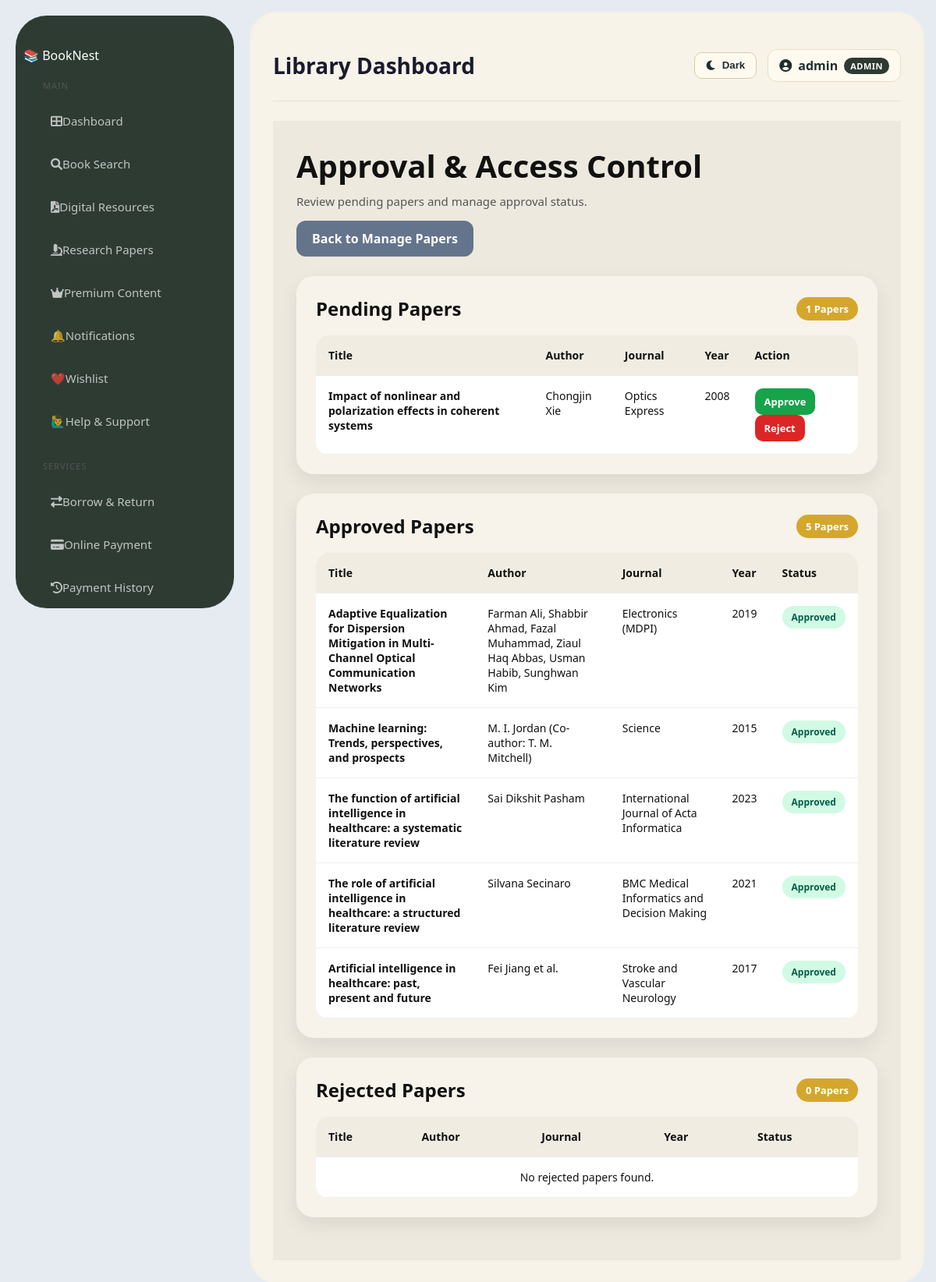
/librarian/research-papers/approval/ (signed in), run on the app's committed database.
### library/models.py (models this page shows, shortened)
class User(AbstractUser):
    ADMIN = 'admin'
    LIBRARIAN = 'librarian'
    REGULAR_USER = 'user'
    ROLE_CHOICES = [
        (ADMIN, 'Administrator'),
        (LIBRARIAN, 'Librarian'),
        (REGULAR_USER, 'Regular User'),
    ]
    role = models.CharField(max_length=20, choices=ROLE_CHOICES, default=REGULAR_USER)
    phone = models.CharField(max_length=15, null=True, blank=True)
    profile_picture = models.ImageField(upload_to='profiles/', null=True, blank=True)
    date_of_birth = models.DateField(null=True, blank=True)
    bio = models.TextField(null=True, blank=True)
    def get_full_name(self):
        if self.first_name and self.last_name:
            return f"{self.first_name} {self.last_name}"
        return self.username

class ResearchPaper(models.Model):
    STATUS_CHOICES = [
        ('pending', 'Pending'),
        ('approved', 'Approved'),
        ('rejected', 'Rejected'),
    ]
    title = models.CharField(max_length=200)
    author = models.CharField(max_length=200)
    journal = models.CharField(max_length=200)
    year = models.PositiveIntegerField()
    abstract = models.TextField(blank=True, null=True)
    paper_file = models.FileField(upload_to='research_papers/')
    status = models.CharField(max_length=20, choices=STATUS_CHOICES, default='pending')
    uploaded_by = models.ForeignKey(User, on_delete=models.CASCADE)
    uploaded_at = models.DateTimeField(auto_now_add=True)

### library/views.py (the view)
# urls.py: path('librarian/research-papers/approval/', views.approval_access_control, name='approval_access_control'),
@login_required
@user_passes_test(is_librarian_or_admin, login_url='/')
def approval_access_control(request):
    pending_papers = ResearchPaper.objects.filter(status='pending').order_by('-uploaded_at')
    approved_papers = ResearchPaper.objects.filter(status='approved').order_by('-uploaded_at')
    rejected_papers = ResearchPaper.objects.filter(status='rejected').order_by('-uploaded_at')
    return render(request, 'library/approval_access_control.html', {
        'pending_papers': pending_papers,
        'approved_papers': approved_papers,
        'rejected_papers': rejected_papers,
    })

### library/views.py (called while the page is built)
def is_librarian_or_admin(user):
    return user.is_authenticated and (
        user.role in [User.LIBRARIAN, User.ADMIN] or user.is_superuser
    )

### library/templates/library/approval_access_control.html (shortened to what this page needs)
{% extends 'library/base.html' %}
{% block content %}
<div class="approval-page">
    <div class="approval-header">
        <div class="approval-title">
            <h1>Approval & Access Control</h1>
            <p>Review pending papers and manage approval status.</p>
        </div>
        <div>
            <a href="{% url 'manage_research_papers' %}" class="btn-gray">Back to Manage Papers</a>
        </div>
    </div>
    <div class="approval-box">
        <div class="section-bar">
            <h2>Pending Papers</h2>
            <span class="count-badge">{{ pending_papers|length }} Papers</span>
        </div>
        <div class="table-wrap">
            <table class="approval-table">
                <thead>
                    <tr>
                        <th>Title</th>
                        <th>Author</th>
                        <th>Journal</th>
                        <th>Year</th>
                        <th>Action</th>
                    </tr>
                </thead>
                <tbody>
                    {% for paper in pending_papers %}
                    <tr>
                        <td><div class="paper-title">{{ paper.title }}</div></td>
                        <td>{{ paper.author }}</td>
                        <td>{{ paper.journal }}</td>
                        <td>{{ paper.year }}</td>
                        <td>
                            <a href="{% url 'approve_paper' paper.id %}" class="action-btn approve-btn">Approve</a>
                            <a href="{% url 'reject_paper' paper.id %}" class="action-btn reject-btn">Reject</a>
                        </td>
                    </tr>
                    {% empty %}
                    <tr>
                        <td colspan="5" class="empty-row">No pending papers found.</td>
                    </tr>
                    {% endfor %}
                </tbody>
            </table>
        </div>
    </div>
    <div class="approval-box">
        <div class="section-bar">
            <h2>Approved Papers</h2>
            <span class="count-badge">{{ approved_papers|length }} Papers</span>
        </div>
        <div class="table-wrap">
            <table class="approval-table">
                <thead>
                    <tr>
                        <th>Title</th>
                        <th>Author</th>
                        <th>Journal</th>
                        <th>Year</th>
                        <th>Status</th>
                    </tr>
                </thead>
                <tbody>
                    {% for paper in approved_papers %}
                    <tr>
                        <td><div class="paper-title">{{ paper.title }}</div></td>
                        <td>{{ paper.author }}</td>
                        <td>{{ paper.journal }}</td>
                        <td>{{ paper.year }}</td>
                        <td><span class="status-badge status-approved">Approved</span></td>
                    </tr>
                    {% empty %}
                    <tr>
                        <td colspan="5" class="empty-row">No approved papers found.</td>
                    </tr>
                    {% endfor %}
                </tbody>
            </table>
        </div>
    </div>
    <div class="approval-box">
        <div class="section-bar">
            <h2>Rejected Papers</h2>
            <span class="count-badge">{{ rejected_papers|length }} Papers</span>
        </div>
        <div class="table-wrap">
            <table class="approval-table">
                <thead>
                    <tr>
                        <th>Title</th>
                        <th>Author</th>
                        <th>Journal</th>
                        <th>Year</th>
                        <th>Status</th>
                    </tr>
                </thead>
                <tbody>
                    {% for paper in rejected_papers %}
                    <tr>
                        <td><div class="paper-title">{{ paper.title }}</div></td>
                        <td>{{ paper.author }}</td>
                        <td>{{ paper.journal }}</td>
                        <td>{{ paper.year }}</td>
                        <td><span class="status-badge status-rejected">Rejected</span></td>
                    </tr>
                    {% empty %}
                    <tr>
                        <td colspan="5" class="empty-row">No rejected papers found.</td>
                    </tr>
                    {% endfor %}
                </tbody>
            </table>
        </div>
    </div>
</div>
{% endblock %}

### library/templates/library/base.html (shortened to what this page needs)
{% load static %}
<!DOCTYPE html>
<html lang="en" data-theme="light">
<head>
    <link rel="stylesheet"
          href="https://cdnjs.cloudflare.com/ajax/libs/font-awesome/6.0.0/css/all.min.css">
    <link rel="stylesheet" href="{% static 'library/css/style.css' %}">
</head>
<body>
<div class="layout">
    <aside class="sidebar">
        <div class="logo">
            📚 <span>Book</span>Nest
        </div>
        <div class="menu-section">
            <div class="menu-title">Main</div>
            <a href="{% url 'home' %}"
               class="menu-item {% if request.resolver_match.url_name == 'home' %}active{% endif %}">
                <i class="fas fa-th-large"></i>
                Dashboard
            </a>
            <a href="{% url 'book_list' %}"
               class="menu-item {% if request.resolver_match.url_name == 'book_list' %}active{% endif %}">
                <i class="fas fa-search"></i>
                Book Search
            </a>
            <a href="{% url 'digital_resources' %}"
               class="menu-item {% if request.resolver_match.url_name == 'digital_resources' %}active{% endif %}">
                <i class="fas fa-file-pdf"></i>
                Digital Resources
            </a>
            <a href="{% url 'research_papers' %}"
               class="menu-item {% if request.resolver_match.url_name == 'research_papers' %}active{% endif %}">
                <i class="fas fa-microscope"></i>
                Research Papers
            </a>
            <a href="{% url 'premium_content' %}"
               class="menu-item premium {% if request.resolver_match.url_name == 'premium_content' %}active{% endif %}">
                <i class="fas fa-crown"></i>
                Premium Content
            </a>
            <a href="{% url 'notification_page' %}"
               class="sidebar-link menu-item {% if request.resolver_match.url_name == 'notification_page' %}active{% endif %}">
                <span class="icon">🔔</span>
                <span class="text">Notifications</span>
            </a>
            <a href="{% url 'wishlist_page' %}"
               class="sidebar-link menu-item {% if request.resolver_match.url_name == 'wishlist_page' %}active{% endif %}">
                <span class="icon">❤️</span>
                <span class="text">Wishlist</span>
            </a>
            <a href="{% url 'help_support_page' %}"
               class="sidebar-link menu-item {% if request.resolver_match.url_name == 'help_support_page' %}active{% endif %}">
                <span class="icon">🙋‍♂️</span>
                <span class="text">Help & Support</span>
            </a>
        </div>
        <div class="menu-section">
            <div class="menu-title">Services</div>
            <a href="{% url 'borrow_list' %}"
               class="menu-item {% if request.resolver_match.url_name == 'borrow_list' %}active{% endif %}">
                <i class="fas fa-exchange-alt"></i>
                Borrow & Return
            </a>
            <a href="{% url 'online_payment' %}"
               class="menu-item {% if request.resolver_match.url_name == 'online_payment' %}active{% endif %}">
                <i class="fas fa-credit-card"></i>
                Online Payment
            </a>
            <a href="{% url 'payment_history' %}"
               class="menu-item {% if request.resolver_match.url_name == 'payment_history' %}active{% endif %}">
                <i class="fas fa-history"></i>
                Payment History
            </a>
        </div>
    </aside>
    <main class="main-container">
        <header class="top-nav">
            <h2>
                {% block page_title %}
                    Library Dashboard
                {% endblock %}
            </h2>
            <div class="top-nav-right">
                <button type="button"
                        class="theme-toggle-btn"
                        id="themeToggleBtn">
                </button>
                <div class="user-profile">
                    <i class="fas fa-user-circle"></i>
                    <span>{{ user.username }}</span>
                    <span class="role-tag">
                        {{ user.role|upper }}
                    </span>
                </div>
            </div>
        </header>
        {% block content %}
        {% endblock %}
    </main>
</div>
</body>
</html>

### library/static/library/css/style.css (style rules this page uses)
* { margin: 0; padding: 0; box-sizing: border-box; }
body { font-family: 'Segoe UI', sans-serif; background: #e5ebf1; color: #333; }
.layout { display: flex; min-height: calc(100vh - 60px); }
.sidebar { width: 280px; background: #2e3b33; padding: 40px 10px; margin: 20px; border-radius: 40px; color: white; display: flex; flex-direction: column; }
.sidebar a { display: flex; align-items: center; color: rgba(255, 255, 255, 0.7); text-decoration: none; padding: 15px 25px; font-size: 15px; border-radius: 15px; margin: 5px 10px; transition: 0.3s; }
.sidebar .menu-title { color: #555; font-size: 11px; text-transform: uppercase; padding: 20px 25px 8px; letter-spacing: 1px; }
.main-container { flex: 1; background: #f7f3e8; margin: 15px 15px 15px 0; border-radius: 35px; padding: 30px; box-shadow: inset 0 0 10px rgba(0, 0, 0, 0.02); }
table { width: 100%; border-collapse: collapse; }
th { background: #1a1a2e; color: white; padding: 12px 15px; text-align: left; font-size: 14px; }
td { padding: 11px 15px; border-bottom: 1px solid #eee; font-size: 14px; }
:root { --gold: #c9a84c; --gold-light: #f0d080; --gold-bg: #fdf6e3; --card-bg: #ffffff; --text-dark: #1a2e2a; --text-muted: #6b7c76; --border: #e4ddd0; --success: #2d6a4f; --danger: #8b1a1a; }
.status-badge { background: #dff7df; color: #167a16; padding: 10px 18px; border-radius: 30px; font-weight: 700; }
.empty-row { text-align: center; color: #777; padding: 25px; }
.top-nav { width: 100%; min-height: 78px; display: flex; justify-content: space-between; align-items: center; gap: 20px; padding: 18px 0 24px; margin-bottom: 25px; border-bottom: 1px solid rgba(0, 0, 0, 0.08); }
.top-nav h2 { margin: 0; color: #1a1a2e; font-size: 28px; font-weight: 800; }
.top-nav-right { display: flex; align-items: center; gap: 14px; flex-wrap: wrap; }
.theme-toggle-btn { display: inline-flex; align-items: center; gap: 7px; padding: 9px 14px; border: 1px solid #d9caa9; border-radius: 10px; background: #fffaf0; color: #1f2f2d; font-weight: 700; cursor: pointer; line-height: 1; }
.user-profile { display: inline-flex; align-items: center; gap: 8px; background: #fffaf0; border: 1px solid #eadcc1; padding: 9px 14px; border-radius: 12px; color: #1f2f2d; font-weight: 700; }
.role-tag { background: #2e3b33; color: #ffffff !important; padding: 3px 8px; border-radius: 999px; font-size: 11px; letter-spacing: 0.5px; }
.sidebar { height: calc(100vh - 40px); overflow-y: auto; overflow-x: hidden; position: sticky; top: 20px; }

### library/templates/library/approval_access_control.html (style rules this page uses)
.approval-page { background:#ede9df; min-height:100vh; padding:30px; }
.approval-header { display:flex; justify-content:space-between; align-items:center; margin-bottom:25px; flex-wrap:wrap; gap:15px; }
.approval-title h1 { font-size:40px; font-weight:800; color:#111; margin:0; }
.approval-title p { margin:8px 0 0; color:#555; font-size:15px; }
.btn-gray { background:#64748b; color:white; padding:12px 20px; border-radius:12px; text-decoration:none; font-weight:700; display:inline-block; }
.approval-box { background:#f7f3ea; border-radius:22px; padding:25px; box-shadow:0 10px 25px rgba(0,0,0,.08); margin-bottom:25px; }
.section-bar { display:flex; justify-content:space-between; align-items:center; margin-bottom:18px; flex-wrap:wrap; gap:10px; }
.section-bar h2 { margin:0; color:#111; }
.count-badge { background:#d4a72c; color:white; padding:6px 12px; border-radius:20px; font-size:13px; font-weight:700; }
.table-wrap { overflow-x:auto; }
.approval-table { width:100%; border-collapse:collapse; background:white; border-radius:16px; overflow:hidden; }
.approval-table th { background:#f0ece2; color:#111; text-align:left; padding:16px; font-size:14px; font-weight:700; }
.approval-table td { padding:16px; border-top:1px solid #ececec; color:#111; vertical-align:top; }
.paper-title { font-weight:700; color:#111; }
.action-btn { padding:8px 12px; border-radius:10px; text-decoration:none; font-size:13px; font-weight:700; margin-right:6px; display:inline-block; }
.approve-btn { background:#16a34a; color:white; }
.reject-btn { background:#dc2626; color:white; }
.status-badge { display:inline-block; padding:6px 12px; border-radius:20px; font-size:12px; font-weight:700; }
.status-approved { background:#d1fae5; color:#065f46; }
.empty-row { text-align:center; color:#666; }

### data on the page
User: username "admin", role "ADMIN"
ResearchPaper: title "Impact of nonlinear and polarization effects in coherent systems", author "Chongjin Xie", journal "Optics Express", year "2008"
ResearchPaper: title "Adaptive Equalization for Dispersion Mitigation in Multi-Channel Optical Communication Networks", author "Farman Ali, Shabbir Ahmad, Fazal Muhammad, Ziaul Haq Abbas, Usman Habib, Sunghwan Kim", journal "Electronics (MDPI)", year "2019"
ResearchPaper: title "Machine learning: Trends, perspectives, and prospects", author "M. I. Jordan (Co-author: T. M. Mitchell)", journal "Science", year "2015"
ResearchPaper: title "The function of artificial intelligence in healthcare: a systematic literature review", author "Sai Dikshit Pasham", journal "International Journal of Acta Informatica", year "2023"
ResearchPaper: title "The role of artificial intelligence in healthcare: a structured literature review", author "Silvana Secinaro", journal "BMC Medical Informatics and Decision Making", year "2021"
ResearchPaper: title "Artificial intelligence in healthcare: past, present and future", author "Fei Jiang et al.", journal "Stroke and Vascular Neurology", year "2017"

### other printed values
{{ pending_papers|length }} "1"
{{ approved_papers|length }} "5"
{{ rejected_papers|length }} "0"
